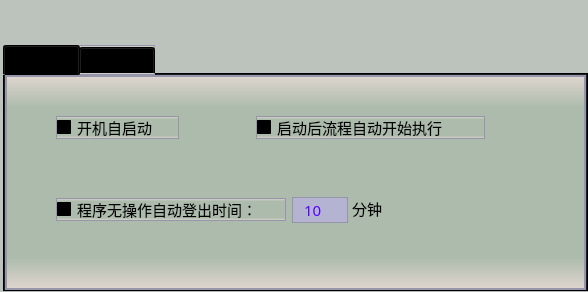
<?xml version="1.0" encoding="UTF-8"?>
<ui version="4.0">
 <class>frmSystemSetUpClass</class>
 <widget class="QWidget" name="frmSystemSetUpClass">
  <property name="geometry">
   <rect>
    <x>0</x>
    <y>0</y>
    <width>588</width>
    <height>292</height>
   </rect>
  </property>
  <property name="sizePolicy">
   <sizepolicy hsizetype="Expanding" vsizetype="Expanding">
    <horstretch>0</horstretch>
    <verstretch>0</verstretch>
   </sizepolicy>
  </property>
  <property name="minimumSize">
   <size>
    <width>520</width>
    <height>270</height>
   </size>
  </property>
  <property name="maximumSize">
   <size>
    <width>16777215</width>
    <height>16777215</height>
   </size>
  </property>
  <property name="font">
   <font>
    <family>Arial</family>
    <pointsize>10</pointsize>
    <weight>50</weight>
    <italic>false</italic>
    <bold>false</bold>
   </font>
  </property>
  <property name="contextMenuPolicy">
   <enum>Qt::NoContextMenu</enum>
  </property>
  <property name="windowTitle">
   <string>QMacVisual</string>
  </property>
  <property name="windowIcon">
   <iconset>
    <normaloff>:/QMacVisual/Icon/other_478.ico</normaloff>:/QMacVisual/Icon/other_478.ico</iconset>
  </property>
  <property name="styleSheet">
   <string notr="true">background-color: #bcc2bc;</string>
  </property>
  <layout class="QVBoxLayout" name="verticalLayout">
   <property name="spacing">
    <number>1</number>
   </property>
   <property name="leftMargin">
    <number>0</number>
   </property>
   <property name="topMargin">
    <number>0</number>
   </property>
   <property name="rightMargin">
    <number>0</number>
   </property>
   <property name="bottomMargin">
    <number>0</number>
   </property>
   <item>
    <layout class="QGridLayout" name="gridLayout">
     <property name="leftMargin">
      <number>3</number>
     </property>
     <property name="topMargin">
      <number>0</number>
     </property>
     <property name="rightMargin">
      <number>0</number>
     </property>
     <property name="bottomMargin">
      <number>0</number>
     </property>
     <property name="spacing">
      <number>0</number>
     </property>
     <item row="1" column="0">
      <widget class="QTabWidget" name="tabWidget">
       <property name="font">
        <font>
         <family>微软雅黑</family>
         <pointsize>10</pointsize>
        </font>
       </property>
       <property name="styleSheet">
        <string notr="true">background-color: qlineargradient(x1:0, y1:0, x2:0, y2:1, stop:0 #dfd5cf, stop: 0.15 #acbbac, stop: 0.85 #acbbac,stop:1 #dfd5cf);
border:1px solid rgb(150, 150, 170);</string>
       </property>
       <property name="currentIndex">
        <number>0</number>
       </property>
       <property name="documentMode">
        <bool>false</bool>
       </property>
       <widget class="QWidget" name="tab">
        <attribute name="title">
         <string>基本设置</string>
        </attribute>
        <widget class="QCheckBox" name="checkProgramSelfStart">
         <property name="geometry">
          <rect>
           <x>50</x>
           <y>40</y>
           <width>123</width>
           <height>23</height>
          </rect>
         </property>
         <property name="font">
          <font>
           <family>微软雅黑</family>
           <pointsize>11</pointsize>
          </font>
         </property>
         <property name="styleSheet">
          <string notr="true">QCheckBox{
    color: rgb(30, 30, 30);
	border-style: flat;
	background: transparent;
}
QCheckBox::indicator {
    width: 17px;
    height: 17px;    
}
QCheckBox::indicator::unchecked {
    image: url(:/res/ico/untick.png);
}
QCheckBox::indicator::checked {
    image: url(:/res/ico/tick.png);
};</string>
         </property>
         <property name="text">
          <string>开机自启动</string>
         </property>
         <property name="iconSize">
          <size>
           <width>22</width>
           <height>22</height>
          </size>
         </property>
         <property name="checked">
          <bool>false</bool>
         </property>
        </widget>
        <widget class="QCheckBox" name="checkProcessSelfStart">
         <property name="geometry">
          <rect>
           <x>250</x>
           <y>40</y>
           <width>229</width>
           <height>23</height>
          </rect>
         </property>
         <property name="font">
          <font>
           <family>微软雅黑</family>
           <pointsize>11</pointsize>
          </font>
         </property>
         <property name="styleSheet">
          <string notr="true">QCheckBox{
    color: rgb(30, 30, 30);
	border-style: flat;
	background: transparent;
}
QCheckBox::indicator {
    width: 17px;
    height: 17px;    
}
QCheckBox::indicator::unchecked {
    image: url(:/res/ico/untick.png);
}
QCheckBox::indicator::checked {
    image: url(:/res/ico/tick.png);
};</string>
         </property>
         <property name="text">
          <string>启动后流程自动开始执行</string>
         </property>
        </widget>
        <widget class="QCheckBox" name="checkSignOutTime">
         <property name="geometry">
          <rect>
           <x>50</x>
           <y>122</y>
           <width>230</width>
           <height>23</height>
          </rect>
         </property>
         <property name="font">
          <font>
           <family>微软雅黑</family>
           <pointsize>11</pointsize>
          </font>
         </property>
         <property name="styleSheet">
          <string notr="true">QCheckBox{
    color: rgb(30, 30, 30);
	border-style: flat;
	background: transparent;
}
QCheckBox::indicator {
    width: 17px;
    height: 17px;    
}
QCheckBox::indicator::unchecked {
    image: url(:/res/ico/untick.png);
}
QCheckBox::indicator::checked {
    image: url(:/res/ico/tick.png);
};</string>
         </property>
         <property name="text">
          <string>程序无操作自动登出时间：</string>
         </property>
        </widget>
        <widget class="QSpinBox" name="spinSignOutTime">
         <property name="geometry">
          <rect>
           <x>286</x>
           <y>121</y>
           <width>56</width>
           <height>26</height>
          </rect>
         </property>
         <property name="font">
          <font>
           <family>微软雅黑</family>
           <pointsize>11</pointsize>
          </font>
         </property>
         <property name="styleSheet">
          <string notr="true">QWidget{color: rgb(85, 0, 255);background-color: rgb(180, 180, 210);}
QSpinBox::up-button{
    border:transparent;
}
QSpinBox::down-button{
    border:transparent;
}
QSpinBox::up-arrow{
    image:url(:/res/ico/up.png);
}
QSpinBox::down-arrow{
    image:url(:/res/ico/down.png);
}</string>
         </property>
         <property name="alignment">
          <set>Qt::AlignCenter</set>
         </property>
         <property name="minimum">
          <number>1</number>
         </property>
         <property name="maximum">
          <number>60</number>
         </property>
         <property name="value">
          <number>10</number>
         </property>
        </widget>
        <widget class="QLabel" name="label">
         <property name="geometry">
          <rect>
           <x>346</x>
           <y>122</y>
           <width>41</width>
           <height>21</height>
          </rect>
         </property>
         <property name="font">
          <font>
           <family>微软雅黑</family>
           <pointsize>11</pointsize>
          </font>
         </property>
         <property name="styleSheet">
          <string notr="true">border: none;
background-color: rgba(255, 255, 255, 0);</string>
         </property>
         <property name="text">
          <string>分钟</string>
         </property>
        </widget>
       </widget>
       <widget class="QWidget" name="tab_2">
        <attribute name="title">
         <string>日志设置</string>
        </attribute>
        <widget class="QLabel" name="label_2">
         <property name="geometry">
          <rect>
           <x>50</x>
           <y>40</y>
           <width>123</width>
           <height>19</height>
          </rect>
         </property>
         <property name="font">
          <font>
           <family>微软雅黑</family>
           <pointsize>11</pointsize>
          </font>
         </property>
         <property name="styleSheet">
          <string notr="true">border: none;
background-color: rgba(255, 255, 255, 0);</string>
         </property>
         <property name="text">
          <string>日志保存天数：</string>
         </property>
        </widget>
        <widget class="QLabel" name="label_3">
         <property name="geometry">
          <rect>
           <x>230</x>
           <y>40</y>
           <width>23</width>
           <height>21</height>
          </rect>
         </property>
         <property name="font">
          <font>
           <family>微软雅黑</family>
           <pointsize>11</pointsize>
          </font>
         </property>
         <property name="styleSheet">
          <string notr="true">border: none;
background-color: rgba(255, 255, 255, 0);</string>
         </property>
         <property name="text">
          <string>天</string>
         </property>
        </widget>
        <widget class="QSpinBox" name="spinLogTime">
         <property name="geometry">
          <rect>
           <x>170</x>
           <y>37</y>
           <width>56</width>
           <height>26</height>
          </rect>
         </property>
         <property name="font">
          <font>
           <family>微软雅黑</family>
           <pointsize>11</pointsize>
          </font>
         </property>
         <property name="styleSheet">
          <string notr="true">QWidget{color: rgb(85, 0, 255);background-color: rgb(180, 180, 210);}
QSpinBox::up-button{
    border:transparent;
}
QSpinBox::down-button{
    border:transparent;
}
QSpinBox::up-arrow{
    image:url(:/res/ico/up.png);
}
QSpinBox::down-arrow{
    image:url(:/res/ico/down.png);
}</string>
         </property>
         <property name="alignment">
          <set>Qt::AlignCenter</set>
         </property>
         <property name="minimum">
          <number>1</number>
         </property>
         <property name="maximum">
          <number>365</number>
         </property>
         <property name="value">
          <number>30</number>
         </property>
        </widget>
       </widget>
      </widget>
     </item>
     <item row="0" column="0">
      <spacer name="verticalSpacer">
       <property name="orientation">
        <enum>Qt::Vertical</enum>
       </property>
       <property name="sizeType">
        <enum>QSizePolicy::Fixed</enum>
       </property>
       <property name="sizeHint" stdset="0">
        <size>
         <width>20</width>
         <height>45</height>
        </size>
       </property>
      </spacer>
     </item>
    </layout>
   </item>
  </layout>
 </widget>
 <layoutdefault spacing="6" margin="11"/>
 <resources>
  <include location="res.qrc"/>
 </resources>
 <connections/>
</ui>
